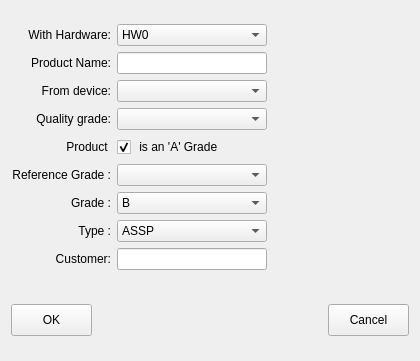
<?xml version="1.0" encoding="UTF-8"?>
<ui version="4.0">
 <class>NewDieWizard</class>
 <widget class="QDialog" name="NewDieWizard">
  <property name="geometry">
   <rect>
    <x>0</x>
    <y>0</y>
    <width>420</width>
    <height>361</height>
   </rect>
  </property>
  <property name="sizePolicy">
   <sizepolicy hsizetype="Preferred" vsizetype="Minimum">
    <horstretch>0</horstretch>
    <verstretch>0</verstretch>
   </sizepolicy>
  </property>
  <property name="minimumSize">
   <size>
    <width>300</width>
    <height>0</height>
   </size>
  </property>
  <property name="maximumSize">
   <size>
    <width>16777215</width>
    <height>361</height>
   </size>
  </property>
  <property name="windowTitle">
   <string>Dialog</string>
  </property>
  <layout class="QGridLayout" name="gridLayout">
   <item row="0" column="0">
    <layout class="QVBoxLayout" name="verticalLayout">
     <item>
      <layout class="QHBoxLayout" name="hardwareLayout">
       <item>
        <widget class="QLabel" name="label_3">
         <property name="sizePolicy">
          <sizepolicy hsizetype="Fixed" vsizetype="Preferred">
           <horstretch>0</horstretch>
           <verstretch>0</verstretch>
          </sizepolicy>
         </property>
         <property name="minimumSize">
          <size>
           <width>100</width>
           <height>22</height>
          </size>
         </property>
         <property name="maximumSize">
          <size>
           <width>100</width>
           <height>22</height>
          </size>
         </property>
         <property name="text">
          <string>With Hardware:</string>
         </property>
         <property name="alignment">
          <set>Qt::AlignRight|Qt::AlignTrailing|Qt::AlignVCenter</set>
         </property>
        </widget>
       </item>
       <item>
        <widget class="QComboBox" name="WithHardware">
         <property name="sizePolicy">
          <sizepolicy hsizetype="Fixed" vsizetype="Fixed">
           <horstretch>0</horstretch>
           <verstretch>0</verstretch>
          </sizepolicy>
         </property>
         <property name="minimumSize">
          <size>
           <width>150</width>
           <height>22</height>
          </size>
         </property>
         <property name="maximumSize">
          <size>
           <width>69</width>
           <height>22</height>
          </size>
         </property>
         <item>
          <property name="text">
           <string>HW0</string>
          </property>
         </item>
         <item>
          <property name="text">
           <string>HW1</string>
          </property>
         </item>
         <item>
          <property name="text">
           <string>HW2</string>
          </property>
         </item>
        </widget>
       </item>
       <item>
        <spacer name="horizontalSpacer_3">
         <property name="orientation">
          <enum>Qt::Horizontal</enum>
         </property>
         <property name="sizeHint" stdset="0">
          <size>
           <width>13</width>
           <height>20</height>
          </size>
         </property>
        </spacer>
       </item>
      </layout>
     </item>
     <item>
      <layout class="QHBoxLayout" name="nameLayout">
       <item>
        <widget class="QLabel" name="label">
         <property name="sizePolicy">
          <sizepolicy hsizetype="Fixed" vsizetype="Preferred">
           <horstretch>0</horstretch>
           <verstretch>0</verstretch>
          </sizepolicy>
         </property>
         <property name="minimumSize">
          <size>
           <width>100</width>
           <height>22</height>
          </size>
         </property>
         <property name="maximumSize">
          <size>
           <width>100</width>
           <height>22</height>
          </size>
         </property>
         <property name="text">
          <string>Product Name:</string>
         </property>
         <property name="alignment">
          <set>Qt::AlignRight|Qt::AlignTrailing|Qt::AlignVCenter</set>
         </property>
        </widget>
       </item>
       <item>
        <widget class="QLineEdit" name="ProductName">
         <property name="minimumSize">
          <size>
           <width>150</width>
           <height>22</height>
          </size>
         </property>
         <property name="maximumSize">
          <size>
           <width>16777215</width>
           <height>22</height>
          </size>
         </property>
        </widget>
       </item>
       <item>
        <spacer name="horizontalSpacer_8">
         <property name="orientation">
          <enum>Qt::Horizontal</enum>
         </property>
         <property name="sizeHint" stdset="0">
          <size>
           <width>40</width>
           <height>20</height>
          </size>
         </property>
        </spacer>
       </item>
      </layout>
     </item>
     <item>
      <layout class="QHBoxLayout" name="deviceLayout">
       <item>
        <widget class="QLabel" name="label_2">
         <property name="sizePolicy">
          <sizepolicy hsizetype="Fixed" vsizetype="Preferred">
           <horstretch>0</horstretch>
           <verstretch>0</verstretch>
          </sizepolicy>
         </property>
         <property name="minimumSize">
          <size>
           <width>100</width>
           <height>22</height>
          </size>
         </property>
         <property name="maximumSize">
          <size>
           <width>100</width>
           <height>22</height>
          </size>
         </property>
         <property name="text">
          <string>From device:</string>
         </property>
         <property name="alignment">
          <set>Qt::AlignRight|Qt::AlignTrailing|Qt::AlignVCenter</set>
         </property>
        </widget>
       </item>
       <item>
        <widget class="QComboBox" name="FromDevice">
         <property name="sizePolicy">
          <sizepolicy hsizetype="Fixed" vsizetype="Fixed">
           <horstretch>0</horstretch>
           <verstretch>0</verstretch>
          </sizepolicy>
         </property>
         <property name="minimumSize">
          <size>
           <width>150</width>
           <height>22</height>
          </size>
         </property>
         <property name="maximumSize">
          <size>
           <width>150</width>
           <height>22</height>
          </size>
         </property>
         <item>
          <property name="text">
           <string/>
          </property>
         </item>
         <item>
          <property name="text">
           <string>123456789012345</string>
          </property>
         </item>
        </widget>
       </item>
       <item>
        <spacer name="horizontalSpacer_2">
         <property name="orientation">
          <enum>Qt::Horizontal</enum>
         </property>
         <property name="sizeHint" stdset="0">
          <size>
           <width>13</width>
           <height>20</height>
          </size>
         </property>
        </spacer>
       </item>
      </layout>
     </item>
     <item>
      <layout class="QHBoxLayout" name="qualityLayout">
       <item>
        <widget class="QLabel" name="label_4">
         <property name="sizePolicy">
          <sizepolicy hsizetype="Fixed" vsizetype="Preferred">
           <horstretch>0</horstretch>
           <verstretch>0</verstretch>
          </sizepolicy>
         </property>
         <property name="minimumSize">
          <size>
           <width>100</width>
           <height>22</height>
          </size>
         </property>
         <property name="maximumSize">
          <size>
           <width>100</width>
           <height>22</height>
          </size>
         </property>
         <property name="text">
          <string>Quality grade:</string>
         </property>
         <property name="alignment">
          <set>Qt::AlignRight|Qt::AlignTrailing|Qt::AlignVCenter</set>
         </property>
        </widget>
       </item>
       <item>
        <widget class="QComboBox" name="qualityGrade">
         <property name="sizePolicy">
          <sizepolicy hsizetype="Fixed" vsizetype="Fixed">
           <horstretch>0</horstretch>
           <verstretch>0</verstretch>
          </sizepolicy>
         </property>
         <property name="minimumSize">
          <size>
           <width>150</width>
           <height>22</height>
          </size>
         </property>
         <property name="maximumSize">
          <size>
           <width>150</width>
           <height>22</height>
          </size>
         </property>
         <item>
          <property name="text">
           <string/>
          </property>
         </item>
         <item>
          <property name="text">
           <string>Automotive</string>
          </property>
         </item>
         <item>
          <property name="text">
           <string>Commercial</string>
          </property>
         </item>
         <item>
          <property name="text">
           <string>Industrial</string>
          </property>
         </item>
         <item>
          <property name="text">
           <string>Medical</string>
          </property>
         </item>
         <item>
          <property name="text">
           <string>Military</string>
          </property>
         </item>
        </widget>
       </item>
       <item>
        <spacer name="horizontalSpacer_4">
         <property name="orientation">
          <enum>Qt::Horizontal</enum>
         </property>
         <property name="sizeHint" stdset="0">
          <size>
           <width>40</width>
           <height>20</height>
          </size>
         </property>
        </spacer>
       </item>
      </layout>
     </item>
     <item>
      <layout class="QHBoxLayout" name="isAGradeLayout">
       <item>
        <widget class="QLabel" name="label_5">
         <property name="sizePolicy">
          <sizepolicy hsizetype="Fixed" vsizetype="Fixed">
           <horstretch>0</horstretch>
           <verstretch>0</verstretch>
          </sizepolicy>
         </property>
         <property name="minimumSize">
          <size>
           <width>100</width>
           <height>22</height>
          </size>
         </property>
         <property name="maximumSize">
          <size>
           <width>100</width>
           <height>22</height>
          </size>
         </property>
         <property name="text">
          <string>Product </string>
         </property>
         <property name="alignment">
          <set>Qt::AlignRight|Qt::AlignTrailing|Qt::AlignVCenter</set>
         </property>
        </widget>
       </item>
       <item>
        <widget class="QCheckBox" name="isAGrade">
         <property name="minimumSize">
          <size>
           <width>105</width>
           <height>22</height>
          </size>
         </property>
         <property name="maximumSize">
          <size>
           <width>105</width>
           <height>22</height>
          </size>
         </property>
         <property name="layoutDirection">
          <enum>Qt::LeftToRight</enum>
         </property>
         <property name="text">
          <string> is an 'A' Grade</string>
         </property>
         <property name="checked">
          <bool>true</bool>
         </property>
        </widget>
       </item>
       <item>
        <spacer name="horizontalSpacer_9">
         <property name="orientation">
          <enum>Qt::Horizontal</enum>
         </property>
         <property name="sizeHint" stdset="0">
          <size>
           <width>13</width>
           <height>20</height>
          </size>
         </property>
        </spacer>
       </item>
      </layout>
     </item>
     <item>
      <layout class="QHBoxLayout" name="referenceGradeLayout">
       <item>
        <widget class="QLabel" name="referenceGradeLabel">
         <property name="sizePolicy">
          <sizepolicy hsizetype="Fixed" vsizetype="Fixed">
           <horstretch>0</horstretch>
           <verstretch>0</verstretch>
          </sizepolicy>
         </property>
         <property name="minimumSize">
          <size>
           <width>100</width>
           <height>22</height>
          </size>
         </property>
         <property name="maximumSize">
          <size>
           <width>100</width>
           <height>22</height>
          </size>
         </property>
         <property name="text">
          <string>Reference Grade :</string>
         </property>
         <property name="alignment">
          <set>Qt::AlignRight|Qt::AlignTrailing|Qt::AlignVCenter</set>
         </property>
        </widget>
       </item>
       <item>
        <widget class="QComboBox" name="referenceGrade">
         <property name="sizePolicy">
          <sizepolicy hsizetype="Fixed" vsizetype="Fixed">
           <horstretch>0</horstretch>
           <verstretch>0</verstretch>
          </sizepolicy>
         </property>
         <property name="minimumSize">
          <size>
           <width>150</width>
           <height>22</height>
          </size>
         </property>
         <item>
          <property name="text">
           <string/>
          </property>
         </item>
         <item>
          <property name="text">
           <string>123456789012345</string>
          </property>
         </item>
        </widget>
       </item>
       <item>
        <spacer name="horizontalSpacer_6">
         <property name="orientation">
          <enum>Qt::Horizontal</enum>
         </property>
         <property name="sizeHint" stdset="0">
          <size>
           <width>40</width>
           <height>20</height>
          </size>
         </property>
        </spacer>
       </item>
      </layout>
     </item>
     <item>
      <layout class="QHBoxLayout" name="gradeLayout">
       <item>
        <widget class="QLabel" name="gradeLabel">
         <property name="sizePolicy">
          <sizepolicy hsizetype="Fixed" vsizetype="Fixed">
           <horstretch>0</horstretch>
           <verstretch>0</verstretch>
          </sizepolicy>
         </property>
         <property name="minimumSize">
          <size>
           <width>100</width>
           <height>22</height>
          </size>
         </property>
         <property name="maximumSize">
          <size>
           <width>100</width>
           <height>22</height>
          </size>
         </property>
         <property name="text">
          <string>Grade :</string>
         </property>
         <property name="alignment">
          <set>Qt::AlignRight|Qt::AlignTrailing|Qt::AlignVCenter</set>
         </property>
        </widget>
       </item>
       <item>
        <widget class="QComboBox" name="grade">
         <property name="sizePolicy">
          <sizepolicy hsizetype="Fixed" vsizetype="Fixed">
           <horstretch>0</horstretch>
           <verstretch>0</verstretch>
          </sizepolicy>
         </property>
         <property name="minimumSize">
          <size>
           <width>150</width>
           <height>22</height>
          </size>
         </property>
         <property name="maximumSize">
          <size>
           <width>33</width>
           <height>22</height>
          </size>
         </property>
         <item>
          <property name="text">
           <string>B</string>
          </property>
         </item>
         <item>
          <property name="text">
           <string>C</string>
          </property>
         </item>
         <item>
          <property name="text">
           <string>D</string>
          </property>
         </item>
         <item>
          <property name="text">
           <string>E</string>
          </property>
         </item>
         <item>
          <property name="text">
           <string>F</string>
          </property>
         </item>
         <item>
          <property name="text">
           <string>G</string>
          </property>
         </item>
         <item>
          <property name="text">
           <string>H</string>
          </property>
         </item>
         <item>
          <property name="text">
           <string>I</string>
          </property>
         </item>
        </widget>
       </item>
       <item>
        <spacer name="horizontalSpacer_5">
         <property name="orientation">
          <enum>Qt::Horizontal</enum>
         </property>
         <property name="sizeHint" stdset="0">
          <size>
           <width>40</width>
           <height>20</height>
          </size>
         </property>
        </spacer>
       </item>
      </layout>
     </item>
     <item>
      <layout class="QHBoxLayout" name="typeLayout">
       <item>
        <widget class="QLabel" name="typeLabel">
         <property name="sizePolicy">
          <sizepolicy hsizetype="Fixed" vsizetype="Fixed">
           <horstretch>0</horstretch>
           <verstretch>0</verstretch>
          </sizepolicy>
         </property>
         <property name="minimumSize">
          <size>
           <width>100</width>
           <height>22</height>
          </size>
         </property>
         <property name="maximumSize">
          <size>
           <width>100</width>
           <height>22</height>
          </size>
         </property>
         <property name="text">
          <string>Type :</string>
         </property>
         <property name="alignment">
          <set>Qt::AlignRight|Qt::AlignTrailing|Qt::AlignVCenter</set>
         </property>
        </widget>
       </item>
       <item>
        <widget class="QComboBox" name="Type">
         <property name="sizePolicy">
          <sizepolicy hsizetype="Fixed" vsizetype="Fixed">
           <horstretch>0</horstretch>
           <verstretch>0</verstretch>
          </sizepolicy>
         </property>
         <property name="minimumSize">
          <size>
           <width>150</width>
           <height>22</height>
          </size>
         </property>
         <property name="maximumSize">
          <size>
           <width>71</width>
           <height>22</height>
          </size>
         </property>
         <item>
          <property name="text">
           <string>ASSP</string>
          </property>
         </item>
         <item>
          <property name="text">
           <string>ASIC</string>
          </property>
         </item>
        </widget>
       </item>
       <item>
        <spacer name="horizontalSpacer_7">
         <property name="orientation">
          <enum>Qt::Horizontal</enum>
         </property>
         <property name="sizeHint" stdset="0">
          <size>
           <width>40</width>
           <height>20</height>
          </size>
         </property>
        </spacer>
       </item>
      </layout>
     </item>
     <item>
      <layout class="QHBoxLayout" name="customerLayout">
       <item>
        <widget class="QLabel" name="customerLabel">
         <property name="sizePolicy">
          <sizepolicy hsizetype="Fixed" vsizetype="Fixed">
           <horstretch>0</horstretch>
           <verstretch>0</verstretch>
          </sizepolicy>
         </property>
         <property name="minimumSize">
          <size>
           <width>100</width>
           <height>22</height>
          </size>
         </property>
         <property name="maximumSize">
          <size>
           <width>100</width>
           <height>22</height>
          </size>
         </property>
         <property name="text">
          <string>Customer:</string>
         </property>
         <property name="alignment">
          <set>Qt::AlignRight|Qt::AlignTrailing|Qt::AlignVCenter</set>
         </property>
        </widget>
       </item>
       <item>
        <widget class="QLineEdit" name="customer">
         <property name="minimumSize">
          <size>
           <width>150</width>
           <height>22</height>
          </size>
         </property>
         <property name="maximumSize">
          <size>
           <width>16777215</width>
           <height>22</height>
          </size>
         </property>
        </widget>
       </item>
       <item>
        <spacer name="horizontalSpacer_10">
         <property name="orientation">
          <enum>Qt::Horizontal</enum>
         </property>
         <property name="sizeHint" stdset="0">
          <size>
           <width>40</width>
           <height>20</height>
          </size>
         </property>
        </spacer>
       </item>
      </layout>
     </item>
     <item>
      <widget class="QLabel" name="Feedback">
       <property name="sizePolicy">
        <sizepolicy hsizetype="Expanding" vsizetype="Fixed">
         <horstretch>0</horstretch>
         <verstretch>0</verstretch>
        </sizepolicy>
       </property>
       <property name="minimumSize">
        <size>
         <width>150</width>
         <height>22</height>
        </size>
       </property>
       <property name="maximumSize">
        <size>
         <width>16777215</width>
         <height>22</height>
        </size>
       </property>
       <property name="text">
        <string/>
       </property>
       <property name="alignment">
        <set>Qt::AlignCenter</set>
       </property>
      </widget>
     </item>
     <item>
      <layout class="QHBoxLayout" name="buttonLayout">
       <item>
        <widget class="QPushButton" name="OKButton">
         <property name="minimumSize">
          <size>
           <width>81</width>
           <height>32</height>
          </size>
         </property>
         <property name="maximumSize">
          <size>
           <width>81</width>
           <height>32</height>
          </size>
         </property>
         <property name="text">
          <string>OK</string>
         </property>
         <property name="autoDefault">
          <bool>false</bool>
         </property>
        </widget>
       </item>
       <item>
        <spacer name="horizontalSpacer">
         <property name="orientation">
          <enum>Qt::Horizontal</enum>
         </property>
         <property name="sizeHint" stdset="0">
          <size>
           <width>40</width>
           <height>20</height>
          </size>
         </property>
        </spacer>
       </item>
       <item>
        <widget class="QPushButton" name="CancelButton">
         <property name="minimumSize">
          <size>
           <width>81</width>
           <height>32</height>
          </size>
         </property>
         <property name="maximumSize">
          <size>
           <width>81</width>
           <height>32</height>
          </size>
         </property>
         <property name="text">
          <string>Cancel</string>
         </property>
         <property name="autoDefault">
          <bool>false</bool>
         </property>
        </widget>
       </item>
      </layout>
     </item>
    </layout>
   </item>
  </layout>
 </widget>
 <resources/>
 <connections/>
</ui>
